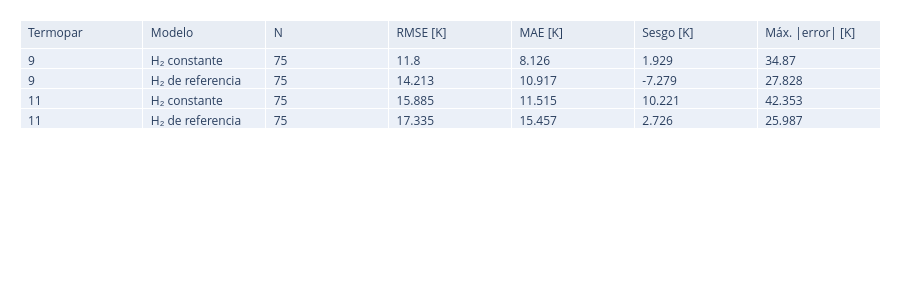

Source (notebook cell):
### Markdown cell above
## Métricas

### Code cell
columns = list(metrics[0])
metrics_fig = go.Figure(go.Table(
    header={"values":columns,"fill_color":"#e8edf4","align":"left"},
    cells={"values":[[round(m[col],3) if isinstance(m[col],float) else m[col] for m in metrics]
                     for col in columns],"align":"left"}))
metrics_fig.update_layout(height=300,margin={"t":20,"b":20,"l":20,"r":20})
metrics_fig.show()
for metric in metrics: print(metric)

### Figure 1 — Plotly figure (JSON) as saved in the notebook; plotly's stock layout.template omitted (floating-point values rounded to 4 significant figures)
{"data": [{"cells": {"align": "left", "values": [[9, 9, 11, 11], ["H₂ constante", "H₂ de referencia", "H₂ constante", "H₂ de referencia"], [75, 75, 75, 75], [11.8, 14.21, 15.88, 17.34], [8.126, 10.92, 11.52, 15.46], [1.929, -7.279, 10.22, 2.726], [34.87, 27.83, 42.35, 25.99]]}, "header": {"align": "left", "fill": {"color": "#e8edf4"}, "values": ["Termopar", "Modelo", "N", "RMSE [K]", "MAE [K]", "Sesgo [K]", "Máx. |error| [K]"]}, "type": "table"}], "layout": {"height": 300, "margin": {"b": 20, "l": 20, "r": 20, "t": 20}}}
